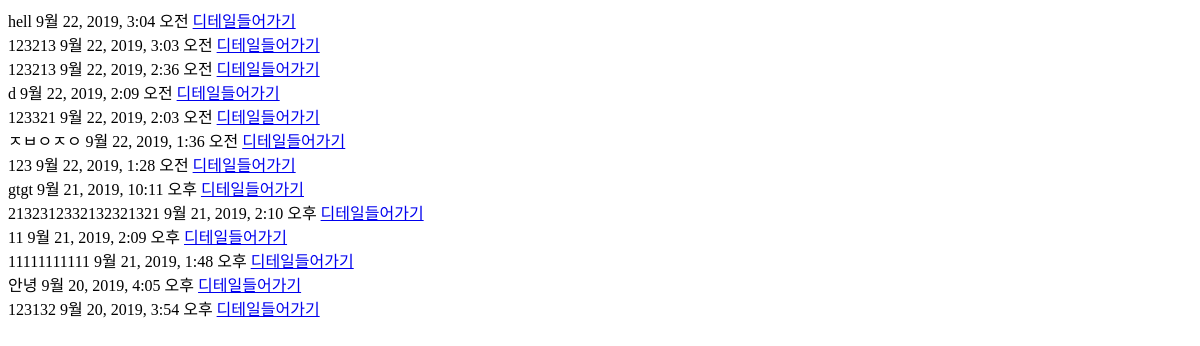
Before: /notice/ with the older database file.
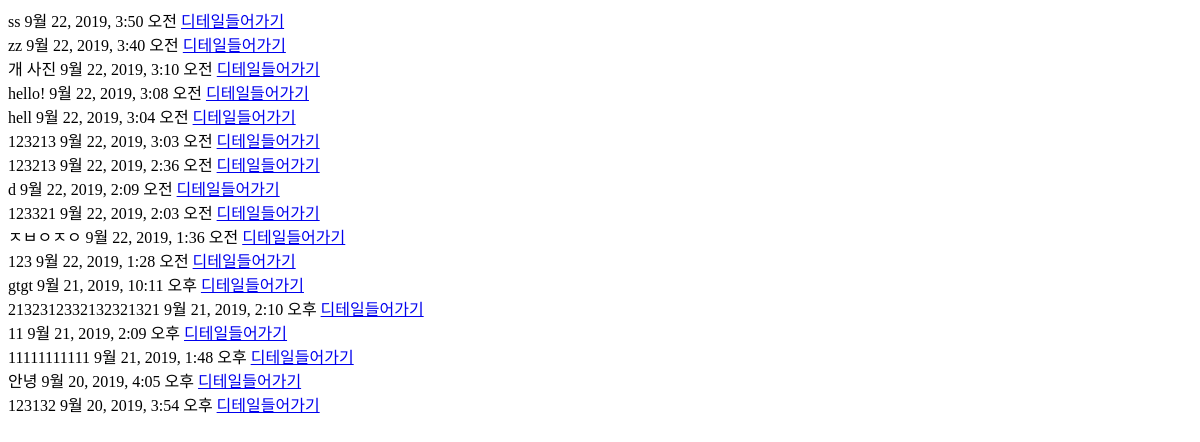
After: the same page with the newer database file.
### board/models.py (models this page shows, shortened)
class NoticeBoard(models.Model):
    title = models.CharField(max_length=100)
    author = models.ForeignKey(settings.AUTH_USER_MODEL, default=1, on_delete=models.CASCADE)
    text = RichTextUploadingField()
    created_date = models.DateTimeField(auto_now_add=True)
    hits =  models.IntegerField(null=True, blank=True) #조회수

### board/views.py (the view)
# urls.py: path('notice/', notice , name='notice'),
def notice(request):
    notice = NoticeBoard.objects.all().order_by('-id')
    return render(request, 'notice.html' , {'notices' : notice})

### board/templates/notice.html (shortened to what this page needs)
<!DOCTYPE html>
<html lang="en">
<head>
</head>
<body>
        {% for notice in notices %}
            {{notice.title}}
            {{notice.created_date}}
        <a href="{%url 'notice_detail' notice.id%}">디테일들어가기</a>
        <br>
        {% endfor %}
</body>
</html>

Changed rows visible on the page:
added NoticeBoard: title "ss", created_date "9월 22, 2019, 3:50 오전"
added NoticeBoard: title "zz", created_date "9월 22, 2019, 3:40 오전"
added NoticeBoard: title "개 사진", created_date "9월 22, 2019, 3:10 오전"
added NoticeBoard: title "hello!", created_date "9월 22, 2019, 3:08 오전"
